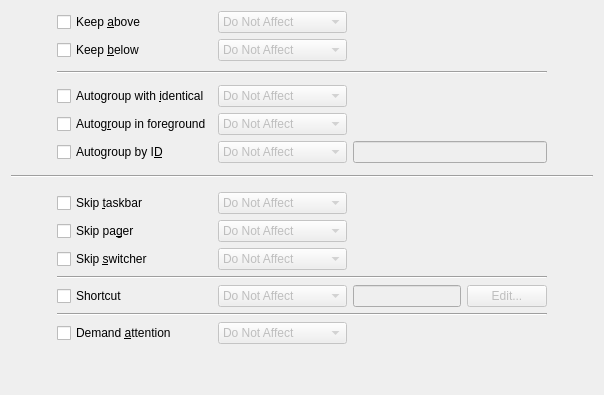
     <widget class="QWidget" name="TabPage4">
      <attribute name="title">
       <string>&amp;Arrangement &amp;&amp; Access</string>
      </attribute>
      <layout class="QGridLayout" name="gridLayout_4">
       <item row="1" column="2" colspan="2">
        <widget class="KComboBox" name="rule_below">
         <property name="enabled">
          <bool>false</bool>
         </property>
         <item>
          <property name="text">
           <string>Do Not Affect</string>
          </property>
         </item>
         <item>
          <property name="text">
           <string>Apply Initially</string>
          </property>
         </item>
         <item>
          <property name="text">
           <string>Remember</string>
          </property>
         </item>
         <item>
          <property name="text">
           <string>Force</string>
          </property>
         </item>
         <item>
          <property name="text">
           <string>Apply Now</string>
          </property>
         </item>
         <item>
          <property name="text">
           <string>Force Temporarily</string>
          </property>
         </item>
        </widget>
       </item>
       <item row="13" column="1">
        <widget class="QCheckBox" name="enable_skippager">
         <property name="toolTip">
          <string>Window shall (not) appear in the manager for virtual desktops</string>
         </property>
         <property name="text">
          <string>Skip pa&amp;ger</string>
         </property>
        </widget>
       </item>
       <item row="16" column="2" colspan="2">
        <widget class="KComboBox" name="rule_shortcut">
         <property name="enabled">
          <bool>false</bool>
         </property>
         <item>
          <property name="text">
           <string>Do Not Affect</string>
          </property>
         </item>
         <item>
          <property name="text">
           <string>Apply Initially</string>
          </property>
         </item>
         <item>
          <property name="text">
           <string>Remember</string>
          </property>
         </item>
         <item>
          <property name="text">
           <string>Force</string>
          </property>
         </item>
         <item>
          <property name="text">
           <string>Apply Now</string>
          </property>
         </item>
         <item>
          <property name="text">
           <string>Force Temporarily</string>
          </property>
         </item>
        </widget>
       </item>
       <item row="17" column="1" colspan="6">
        <widget class="Line" name="line_17">
         <property name="orientation">
          <enum>Qt::Horizontal</enum>
         </property>
        </widget>
       </item>
       <item row="18" column="2" colspan="2">
        <widget class="KComboBox" name="rule_demandattention">
         <property name="enabled">
          <bool>false</bool>
         </property>
         <item>
          <property name="text">
           <string>Do Not Affect</string>
          </property>
         </item>
         <item>
          <property name="text">
           <string>Apply Initially</string>
          </property>
         </item>
         <item>
          <property name="text">
           <string>Remember</string>
          </property>
         </item>
         <item>
          <property name="text">
           <string>Force</string>
          </property>
         </item>
         <item>
          <property name="text">
           <string>Apply Now</string>
          </property>
         </item>
         <item>
          <property name="text">
           <string>Force Temporarily</string>
          </property>
         </item>
        </widget>
       </item>
       <item row="13" column="4" colspan="3">
        <widget class="YesNoBox" name="skippager" native="true">
         <property name="enabled">
          <bool>false</bool>
         </property>
        </widget>
       </item>
       <item row="1" column="4" colspan="3">
        <widget class="YesNoBox" name="below" native="true">
         <property name="enabled">
          <bool>false</bool>
         </property>
        </widget>
       </item>
       <item row="12" column="1">
        <widget class="QCheckBox" name="enable_skiptaskbar">
         <property name="toolTip">
          <string>Window shall (not) appear in the taskbar.</string>
         </property>
         <property name="text">
          <string>Skip &amp;taskbar</string>
         </property>
        </widget>
       </item>
       <item row="7" column="4" colspan="3">
        <widget class="KLineEdit" name="autogroupid">
         <property name="enabled">
          <bool>false</bool>
         </property>
        </widget>
       </item>
       <item row="14" column="1">
        <widget class="QCheckBox" name="enable_skipswitcher">
         <property name="toolTip">
          <string>Window shall (not) appear in the Alt+Tab list</string>
         </property>
         <property name="text">
          <string>Skip &amp;switcher</string>
         </property>
        </widget>
       </item>
       <item row="16" column="6">
        <widget class="QPushButton" name="shortcut_edit">
         <property name="enabled">
          <bool>false</bool>
         </property>
         <property name="text">
          <string>Edit...</string>
         </property>
        </widget>
       </item>
       <item row="19" column="0" colspan="8">
        <spacer name="verticalSpacer_6">
         <property name="orientation">
          <enum>Qt::Vertical</enum>
         </property>
         <property name="sizeHint" stdset="0">
          <size>
           <width>20</width>
           <height>40</height>
          </size>
         </property>
        </spacer>
       </item>
       <item row="5" column="2" colspan="2">
        <widget class="KComboBox" name="rule_autogroup">
         <property name="enabled">
          <bool>false</bool>
         </property>
         <item>
          <property name="text">
           <string>Do Not Affect</string>
          </property>
         </item>
         <item>
          <property name="text">
           <string>Force</string>
          </property>
         </item>
         <item>
          <property name="text">
           <string>Force Temporarily</string>
          </property>
         </item>
        </widget>
       </item>
       <item row="13" column="2" colspan="2">
        <widget class="KComboBox" name="rule_skippager">
         <property name="enabled">
          <bool>false</bool>
         </property>
         <item>
          <property name="text">
           <string>Do Not Affect</string>
          </property>
         </item>
         <item>
          <property name="text">
           <string>Apply Initially</string>
          </property>
         </item>
         <item>
          <property name="text">
           <string>Remember</string>
          </property>
         </item>
         <item>
          <property name="text">
           <string>Force</string>
          </property>
         </item>
         <item>
          <property name="text">
           <string>Apply Now</string>
          </property>
         </item>
         <item>
          <property name="text">
           <string>Force Temporarily</string>
          </property>
         </item>
        </widget>
       </item>
       <item row="15" column="1" colspan="6">
        <widget class="Line" name="line_8">
         <property name="orientation">
          <enum>Qt::Horizontal</enum>
         </property>
        </widget>
       </item>
       <item row="11" column="2">
        <spacer name="verticalSpacer_8">
         <property name="orientation">
          <enum>Qt::Vertical</enum>
         </property>
         <property name="sizeType">
          <enum>QSizePolicy::Fixed</enum>
         </property>
         <property name="sizeHint" stdset="0">
          <size>
           <width>20</width>
           <height>8</height>
          </size>
         </property>
        </spacer>
       </item>
       <item row="14" column="4" colspan="3">
        <widget class="YesNoBox" name="skipswitcher" native="true">
         <property name="enabled">
          <bool>false</bool>
         </property>
        </widget>
       </item>
       <item row="5" column="4" colspan="3">
        <widget class="YesNoBox" name="autogroup" native="true">
         <property name="enabled">
          <bool>false</bool>
         </property>
        </widget>
       </item>
       <item row="16" column="1">
        <widget class="QCheckBox" name="enable_shortcut">
         <property name="text">
          <string>Shortcut</string>
         </property>
         <property name="shortcut">
          <string/>
         </property>
        </widget>
       </item>
       <item row="18" column="1">
        <widget class="QCheckBox" name="enable_demandattention">
         <property name="toolTip">
          <string>Window shall (not) appear as if it demands attention.</string>
         </property>
         <property name="text">
          <string>Demand &amp;attention</string>
         </property>
        </widget>
       </item>
       <item row="18" column="4" colspan="3">
        <widget class="YesNoBox" name="demandattention" native="true">
         <property name="enabled">
          <bool>false</bool>
         </property>
        </widget>
       </item>
       <item row="14" column="2" colspan="2">
        <widget class="KComboBox" name="rule_skipswitcher">
         <property name="enabled">
          <bool>false</bool>
         </property>
         <item>
          <property name="text">
           <string>Do Not Affect</string>
          </property>
         </item>
         <item>
          <property name="text">
           <string>Apply Initially</string>
          </property>
         </item>
         <item>
          <property name="text">
           <string>Remember</string>
          </property>
         </item>
         <item>
          <property name="text">
           <string>Force</string>
          </property>
         </item>
         <item>
          <property name="text">
           <string>Apply Now</string>
          </property>
         </item>
         <item>
          <property name="text">
           <string>Force Temporarily</string>
          </property>
         </item>
        </widget>
       </item>
       <item row="12" column="2" colspan="2">
        <widget class="KComboBox" name="rule_skiptaskbar">
         <property name="enabled">
          <bool>false</bool>
         </property>
         <item>
          <property name="text">
           <string>Do Not Affect</string>
          </property>
         </item>
         <item>
          <property name="text">
           <string>Apply Initially</string>
          </property>
         </item>
         <item>
          <property name="text">
           <string>Remember</string>
          </property>
         </item>
         <item>
          <property name="text">
           <string>Force</string>
          </property>
         </item>
         <item>
          <property name="text">
           <string>Apply Now</string>
          </property>
         </item>
         <item>
          <property name="text">
           <string>Force Temporarily</string>
          </property>
         </item>
        </widget>
       </item>
       <item row="16" column="4" colspan="2">
        <widget class="KRestrictedLine" name="shortcut">
         <property name="enabled">
          <bool>false</bool>
         </property>
        </widget>
       </item>
       <item row="12" column="4" colspan="3">
        <widget class="YesNoBox" name="skiptaskbar" native="true">
         <property name="enabled">
          <bool>false</bool>
         </property>
        </widget>
       </item>
       <item row="0" column="1">
        <widget class="QCheckBox" name="enable_above">
         <property name="text">
          <string>Keep &amp;above</string>
         </property>
        </widget>
       </item>
       <item row="7" column="7" rowspan="2">
        <spacer name="horizontalSpacer_2">
         <property name="orientation">
          <enum>Qt::Horizontal</enum>
         </property>
         <property name="sizeHint" stdset="0">
          <size>
           <width>40</width>
           <height>20</height>
          </size>
         </property>
        </spacer>
       </item>
       <item row="6" column="1">
        <widget class="QCheckBox" name="enable_autogroupfg">
         <property name="text">
          <string>Autog&amp;roup in foreground</string>
         </property>
        </widget>
       </item>
       <item row="6" column="2" colspan="2">
        <widget class="KComboBox" name="rule_autogroupfg">
         <property name="enabled">
          <bool>false</bool>
         </property>
         <item>
          <property name="text">
           <string>Do Not Affect</string>
          </property>
         </item>
         <item>
          <property name="text">
           <string>Force</string>
          </property>
         </item>
         <item>
          <property name="text">
           <string>Force Temporarily</string>
          </property>
         </item>
        </widget>
       </item>
       <item row="0" column="4" colspan="3">
        <widget class="YesNoBox" name="above" native="true">
         <property name="enabled">
          <bool>false</bool>
         </property>
        </widget>
       </item>
       <item row="2" column="1" rowspan="3" colspan="6">
        <widget class="Line" name="line_11">
         <property name="orientation">
          <enum>Qt::Horizontal</enum>
         </property>
        </widget>
       </item>
       <item row="1" column="1">
        <widget class="QCheckBox" name="enable_below">
         <property name="text">
          <string>Keep &amp;below</string>
         </property>
        </widget>
       </item>
       <item row="7" column="0" rowspan="2">
        <spacer name="horizontalSpacer_8">
         <property name="orientation">
          <enum>Qt::Horizontal</enum>
         </property>
         <property name="sizeHint" stdset="0">
          <size>
           <width>40</width>
           <height>20</height>
          </size>
         </property>
        </spacer>
       </item>
       <item row="7" column="2" colspan="2">
        <widget class="KComboBox" name="rule_autogroupid">
         <property name="enabled">
          <bool>false</bool>
         </property>
         <item>
          <property name="text">
           <string>Do Not Affect</string>
          </property>
         </item>
         <item>
          <property name="text">
           <string>Force</string>
          </property>
         </item>
         <item>
          <property name="text">
           <string>Force Temporarily</string>
          </property>
         </item>
        </widget>
       </item>
       <item row="9" column="0" colspan="8">
        <widget class="Line" name="line_14">
         <property name="sizePolicy">
          <sizepolicy hsizetype="Expanding" vsizetype="Fixed">
           <horstretch>0</horstretch>
           <verstretch>0</verstretch>
          </sizepolicy>
         </property>
         <property name="orientation">
          <enum>Qt::Horizontal</enum>
         </property>
        </widget>
       </item>
       <item row="7" column="1">
        <widget class="QCheckBox" name="enable_autogroupid">
         <property name="text">
          <string>Autogroup by I&amp;D</string>
         </property>
        </widget>
       </item>
       <item row="5" column="1">
        <widget class="QCheckBox" name="enable_autogroup">
         <property name="text">
          <string>Autogroup with &amp;identical</string>
         </property>
        </widget>
       </item>
       <item row="0" column="2" colspan="2">
        <widget class="KComboBox" name="rule_above">
         <property name="enabled">
          <bool>false</bool>
         </property>
         <item>
          <property name="text">
           <string>Do Not Affect</string>
          </property>
         </item>
         <item>
          <property name="text">
           <string>Apply Initially</string>
          </property>
         </item>
         <item>
          <property name="text">
           <string>Remember</string>
          </property>
         </item>
         <item>
          <property name="text">
           <string>Force</string>
          </property>
         </item>
         <item>
          <property name="text">
           <string>Apply Now</string>
          </property>
         </item>
         <item>
          <property name="text">
           <string>Force Temporarily</string>
          </property>
         </item>
        </widget>
       </item>
       <item row="6" column="4" colspan="3">
        <widget class="YesNoBox" name="autogroupfg" native="true">
         <property name="enabled">
          <bool>false</bool>
         </property>
        </widget>
       </item>
      </layout>
     </widget>
